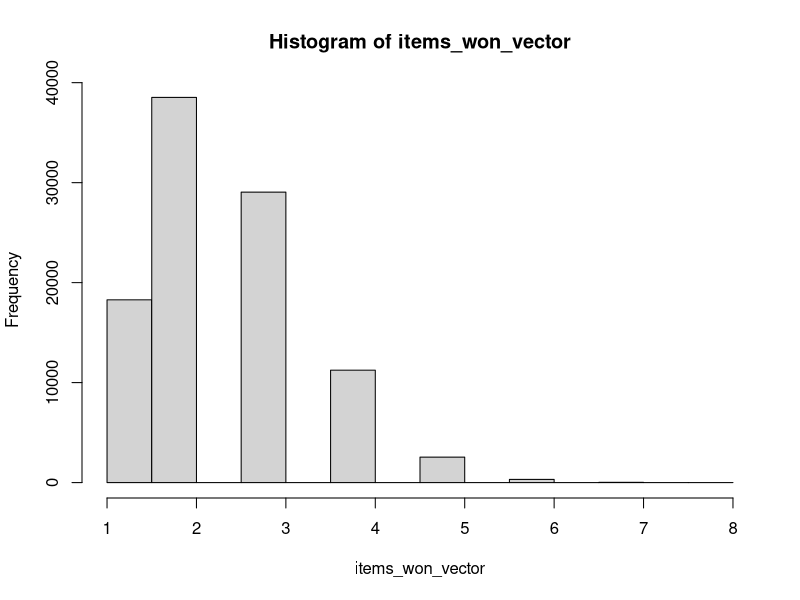

This figure's R source:
## ---- chunk 1

knitr::opts_chunk$set(echo = TRUE)

## ---- chunk 2

options(scipen = 999) # Turn off scientific notation
repeats <- 100000

## ---- chunk 3

# Create source data
pinecone <- c(1, rep(0, 7))
card <- c(1, 0)
candle <- c(1, rep(0, 8))
board <- c(1, rep(0, 23))
class <- c(1, rep(0, 20))
gift_card <- c(1, rep(0, 6))
hammer <- c(1, rep(0, 10))
stand <- c(1, rep(0, 36))
cards <- c(1)

# Create a vector to store the number of items won
items_won_vector <- vector("numeric")

# Simulation loop
for(i in 1:repeats){
        
        # Determine if each item was won
        pinecone_won <- sample(pinecone, 1)
        card_won <- sample(card, 1)
        candle_won <- sample(candle, 1)
        board_won <- sum(sample(board, 5, replace = FALSE))
        class_won <- sample(class, 1)
        gift_card_won <- sample(gift_card, 1)
        hammer_won <- sum(sample(hammer, 2, replace = FALSE))
        stand_won <- sum(sample(stand, 4, replace = FALSE))
        cards_won <- sample(cards, 1)

        # Calculate total number of items won
        items_won <- sum(pinecone_won, card_won, 
                         candle_won, board_won, 
                         class_won, gift_card_won, 
                         hammer_won, stand_won, 
                         cards_won)
        
        # Report progress of simulation
        # print(paste0("test: ", i))
        # print(items_won)
        
        # Add number of items won to vector
        items_won_vector[i] <- items_won
        
        # Clean up
        rm(items_won,
                pinecone_won, card_won, 
                candle_won, board_won, 
                class_won, gift_card_won, 
                hammer_won, stand_won, 
                cards_won)
        
        }

## ---- chunk 4

# Summary stats
summary(items_won_vector)

## ---- chunk 5

# Count of number of items won
table(items_won_vector)

## ---- chunk 6

hist(items_won_vector)

## ---- chunk 7

# Percent of number of items won
temp <- table(items_won_vector)
prop.table(temp)

## ---- chunk 8

winProbs <- c(1/8,
              1/2,
              1/9,
              sum(1/24,1/23,1/22,1/21,1/20),
              1/21,
              1/7,
              sum(1/11, 1/10),
              sum(1/37, 1/36, 1/35, 1/34),
              1)

#All combos of 5 from 9
allPossible = combn(9,5)

#Find joint probability of each outcome of 5 ... don't forget probabilities of losing the 4 that are not won.
probs <- sapply(1:dim(allPossible)[2], function(x) prod(winProbs[allPossible[,x]],
                                                        1-winProbs[-allPossible[,x]]))

## ---- chunk 9

sum(probs)

